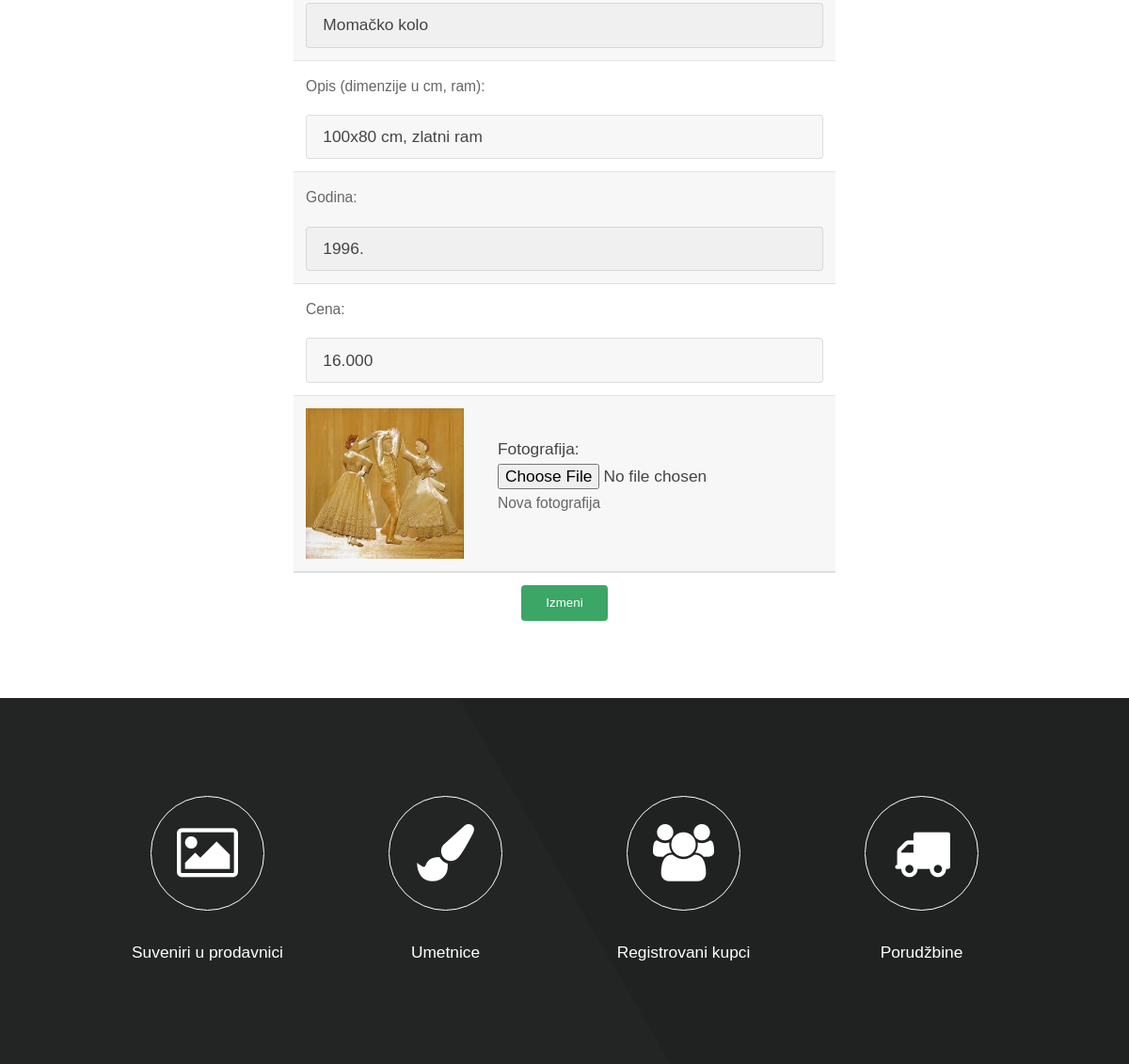
/admin/adminChangeProduct.php?id=7 (signed in, lower part), run on an earlier commit of the app's database.
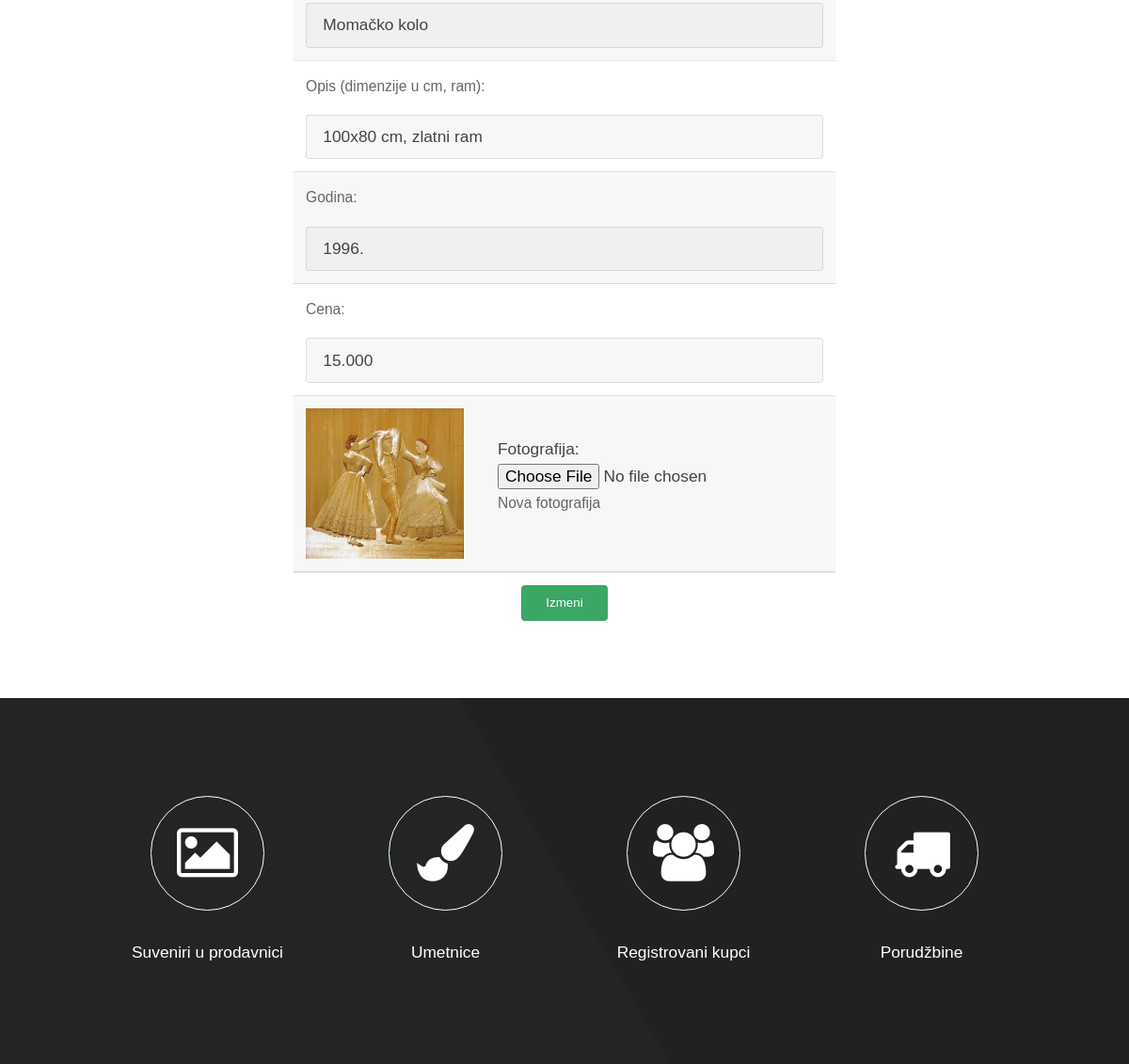
And on a later commit of the database.
### tables this page shows
CREATE TABLE `products` (
  `id` int(8) NOT NULL,
  `id_product_type` int(8) NOT NULL,
  `product_name` varchar(100) NOT NULL,
  `id_author` int(8) NOT NULL,
  `product_size_description` varchar(200) NOT NULL,
  `product_year` varchar(5) NOT NULL,
  `product_image` varchar(100) NOT NULL,
  `product_price` varchar(10) NOT NULL
);

### admin/adminChangeProduct.php (the view, shortened to what this page needs)
<!DOCTYPE html>
<html lang="en">
<head>
</head>
<body>
<section>
    <div class="container">
        <div class="table-wrapper">
            <?php
            require_once "../db_config.php";
            $id = $_GET['id'] ?? 0;
            $sql = "SELECT * FROM products WHERE id=$id";
            $query = mysqli_query($connection,$sql);
            $product = mysqli_fetch_assoc($query);
            ?>
            <table align="center" cellpadding="10px">
        </div>
    </div>
    <tbody>
    <tr>
        <td colspan="2">
            <div class="input-group-prepend">
                <input type="text" name="productNewName" value="<?=$product['product_name']?>" class="form-control" placeholder="Naziv suvenira"
                       aria-label="productNewName" aria-describedby="basic-addon1">
            </div>
        </td>
    </tr>
    <tr>
        <td colspan="2">
            <div class="input-group-prepend">
                <label class="input-group-text bg-secondary text-white" for="inputGroupSelect01">Opis (dimenzije u cm, ram):</label>
                <input type="text" name="productNewSizeDescription" value="<?=$product['product_size_description']?>" class="form-control" placeholder="Veličina i/ili opis"
                       aria-label="productNewSizeDescription" aria-describedby="basic-addon1">
            </div>
        </td>
    </tr>
    <tr>
        <td colspan="2">
            <div class="input-group-prepend">
                <label class="input-group-text bg-secondary text-white" for="inputGroupSelect01">Godina:</label>
                <input type="text" name="productNewYear" value="<?=$product['product_year']?>" class="form-control" placeholder="Godina proizvodnje"
                       aria-label="productNewYear" aria-describedby="basic-addon1">
            </div>
        </td>
    </tr>
    <tr>
        <td colspan="2">
            <div class="input-group-prepend">
                <label class="input-group-text bg-secondary text-white" for="inputGroupSelect01">Cena:</label>
                <input type="text" name="productNewPrice" value="<?=$product['product_price']?>" class="form-control" placeholder="Cena u RSD"
            </div>
        </td>
    </tr>
    <tr>
            <div class="input-group mb-3">
                <div class="input-group-prepend">
        <td><img src="<?=$product['product_image']?>" style="max-width: 200px; max-height: 160px; vertical-align: middle"></td>
        <td style="vertical-align: middle">
            <div class="input-group mb-3">
                <div class="input-group-prepend">
                    <span class="input-group-text">Fotografija:</span>
                </div>
                <div class="custom-file">
                    <input type="file" name="file" class="custom-file-input" id="inputGroupFile01">
                    <label class="custom-file-label" for="inputGroupFile01">Nova fotografija</label>
                </div>
            </div>
        </td>
    </tr>
    </tbody>
    <tfoot>
    <tr>
        <td align="center" colspan="2">
            <ul class="actions">
                <li><button type="submit" href="adminIncludes/adminProducts_inc.php" class="button" name="productChange">Izmeni</button></li>
            </ul>
            </div></td></tr>
    </tfoot>
</section>
<section class="wrapper style1 align-center">
    <div class="container">
        <div class="row 200%">
            <section class="3u 12u$(small)">
                <a href="adminSouvenirsOverview.php"><i class="fa icon big rounded fa-image"></i>
                    <p>Suveniri u prodavnici</p></a>
            </section>
            <section class="3u 12u$(small)">
                <a href="adminAuthorsOverview.php"><i class="fa icon big rounded fa-paint-brush"></i>
                    <p>Umetnice</p></a>
            </section>
            <section class="3u 12u$(small)">
                <a href="adminCustomersOverview.php"><i class="fa icon big rounded fa-users"></i>
                    <p>Registrovani kupci</p></a>
            </section>
            <section class="3u 12u$(small)">
                <a href="adminOrdersOverview.php"><i class="fa icon big rounded fa-truck"></i>
                    <p>Porudžbine</p></a>
            </section>
        </div>
    </div>
</section>
</body>
</html>

What changed in the data, as far as the page shows it:
changed products "Momačko kolo": productNewPrice "16.000" → "15.000"
